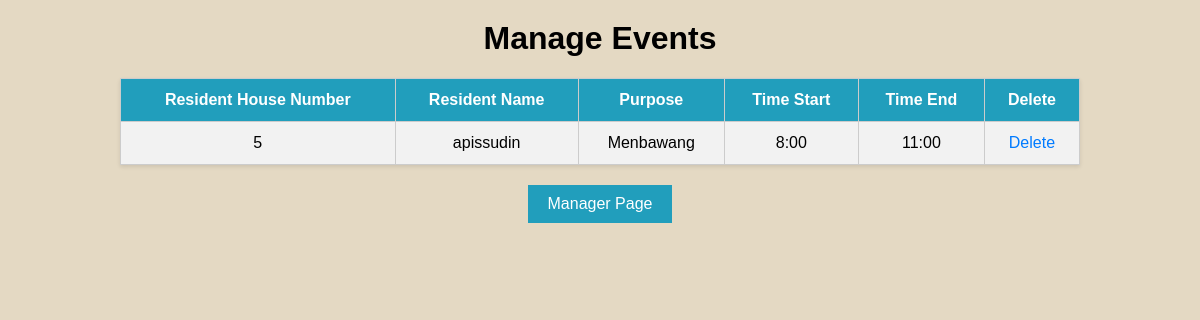
/my_page/ManageEvents/1/, run on the app's committed database.
### Visitor_subproject/models.py (models this page shows)
class EVENT(models.Model):
    ResNumberHouse=models.CharField(primary_key=True,max_length=100)
    Resname = models.ForeignKey(RESIDENT, on_delete=models.CASCADE)
    ResidentPurpose=models.CharField(max_length=100)
    ResidentStart=models.CharField(max_length=15)
    ResidentEnd=models.CharField(max_length=15)
    manager = models.ForeignKey(Manager, on_delete=models.CASCADE)

class RESIDENT(models.Model):
    Resid=models.AutoField(primary_key=True)
    Resname=models.CharField(max_length=20)
    Resemail=models.CharField(max_length=100)
    Resphonenumber=models.CharField(max_length=15)
    ResPassword = models.CharField(max_length=100)
    manager = models.ForeignKey(Manager, on_delete=models.CASCADE)

### Visitor_subproject/views.py (the view)
# urls.py: path('ManageEvents/<int:Managerid>/', views.ManageEvents, name='ManageEvents'),
def ManageEvents(request, Managerid):
    managers = Manager.objects.all()
    try:
        manager = Manager.objects.get(Managerid=Managerid)
    except Manager.DoesNotExist:
        return render(request, "LoginpageManager.html")
    events = EVENT.objects.select_related('Resname').all()  # Ensure related Resident data is retrieved
    context = {
        'manager': manager,
        'managers': managers,
        'events': events
    }
    return render(request, "ManageEvent.html", context)

### Visitor_subproject/Templates/ManageEvent.html (shortened to what this page needs)
<!DOCTYPE html>
<html lang="en">
<head>
</head>
<body>
    <h1>Manage Events</h1>
    <table>
        <tr>
            <th>Resident House Number</th>
            <th>Resident Name</th>
            <th>Purpose</th>
            <th>Time Start</th>
            <th>Time End</th>
            <th>Delete</th>
        </tr>
        {% for event in events %}
            <tr>
                <td>{{ event.ResNumberHouse }}</td>
                <td>{{ event.Resname.Resname }}</td>
                <td>{{ event.ResidentPurpose }}</td>
                <td>{{ event.ResidentStart }}</td>
                <td>{{ event.ResidentEnd }}</td>
                <td><a href="{% url 'DeleteEvent' event.ResNumberHouse manager.Managerid %}" class="update-link">Delete</a></td>
            </tr>
        {% endfor %}
    </table>
    <div class="btn-container">
        <a href="{% url 'ManagerPage' manager.Managerid %}" class="btn">Manager Page</a>
    </div>
</body>
</html>

### Visitor_subproject/Templates/ManageEvent.html (style rules this page uses)
body { font-family: Arial, sans-serif; background-color: #e4d9c3; text-align: center; margin: 0; }
h1 { margin-top: 20px; }
table { width: 80%; border-collapse: collapse; margin: 20px auto; background-color: #fff; box-shadow: 0 2px 4px rgba(0, 0, 0, 0.1); }
th, td { padding: 12px; border: 1px solid #ccc; }
th { background-color: #219ebc; color: #fff; }
tr:nth-child(even) { background-color: #f2f2f2; }
a.update-link { text-decoration: none; color: #007bff; }
.btn-container { margin-top: 20px; }
.btn { display: inline-block; background-color: #219ebc; color: #fff; padding: 10px 20px; text-decoration: none; margin: 0 10px; }

### data on the page
EVENT: ResNumberHouse "5", Resname.Resname "apissudin", ResidentPurpose "Menbawang", ResidentStart "8:00", ResidentEnd "11:00"
